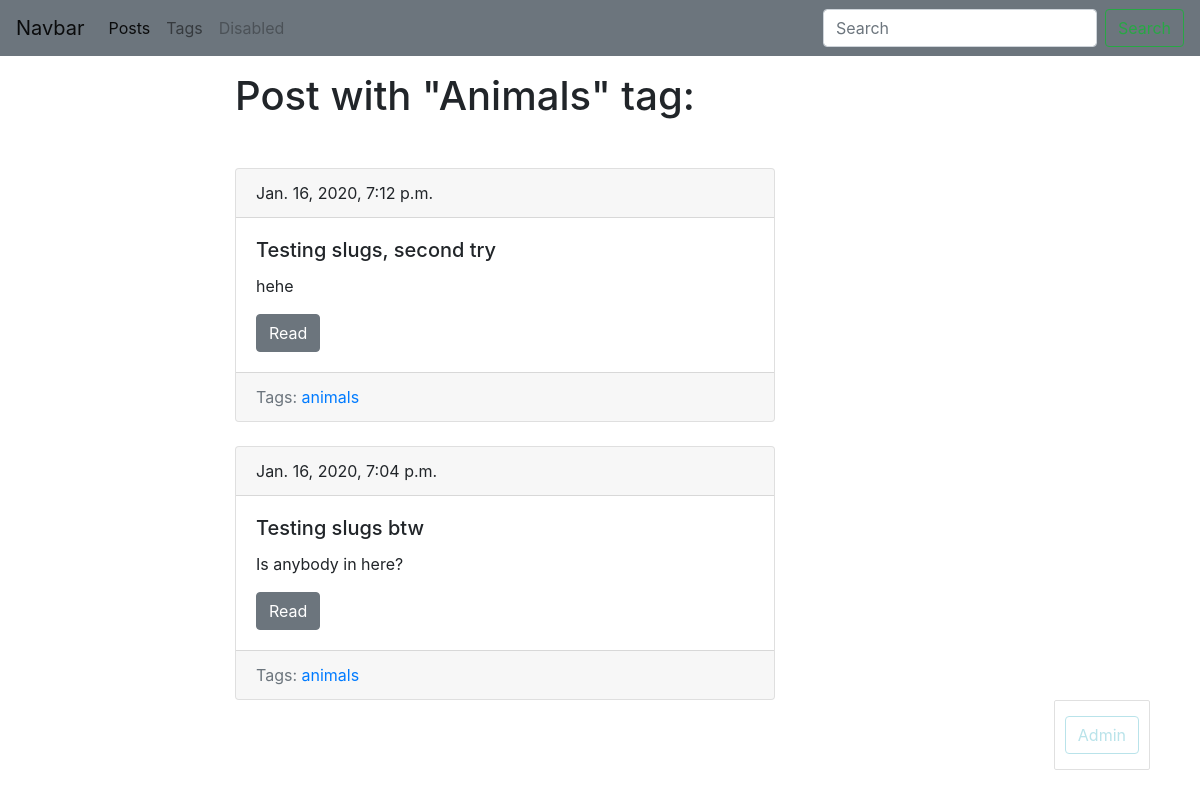
Screenshot of /blog/tags/animals/ with the database file from the repository.
### blog/models.py (models this page shows, shortened)
class Tag(models.Model):  # Модель тегов для блога.
    title = models.CharField(max_length=30)
    slug = models.SlugField(max_length=50, unique=True)

class Post(models.Model):
    title = models.CharField(max_length=150, db_index=True)
    slug = models.SlugField(max_length=150, unique=True, blank=True, allow_unicode=True)
    body = models.TextField(blank=False, db_index=True)
    publication_date = models.DateTimeField(auto_now_add=True)
    tags = models.ManyToManyField('Tag', blank=True, related_name='posts')
    def get_absolute_url(self):  # URL reversing.
        return reverse('post_detail_url', kwargs={'slug': self.slug})

### blog/views.py (the view)
# urls.py: path('tags/<str:slug>/', TagDetail.as_view(), name='tag_detail_url'),
class TagDetail(ObjectDetailMixin, View):
    model = Tag
    template = 'blog/tag_detail.html'

### blog/utils.py (called while the page is built)
    def get(self, request, slug):  # 2 - musthave argue. 3 - waiting for slug to catch by this method.
        obj = get_object_or_404(self.model, slug__iexact=slug)  # catching does not existing urls with django-method.
        return render(request, self.template, context={self.model.__name__.lower(): obj,
                                                       'admin_object': obj,
                                                       'detail': True,})

### blog/templates/blog/tag_detail.html (shortened to what this page needs)
{% extends 'base.html' %}
{% block content %}
    <h1 class="mb-5">Post with "{{ tag.title|title }}" tag:</h1>
    {% for post in tag.posts.all reversed %}
        {% include 'blog/includes/post_card_template.html' %}
    {% endfor %}
{% endblock %}

### templates/base.html (shortened to what this page needs)
{% load static %}
<!DOCTYPE html>
<html lang="en">
<head>
    <link rel="stylesheet" href="https://stackpath.bootstrapcdn.com/bootstrap/4.3.1/css/bootstrap.min.css"
>
    <link rel="stylesheet" href="{% static 'css/styles.css' %}">
</head>
<body>
<nav class="navbar navbar-expand-lg navbar-light bg-secondary">
  <a class="navbar-brand" href="#">Navbar</a>
  <div class="collapse navbar-collapse" id="navbarTogglerDemo03">
    <ul class="navbar-nav mr-auto mt-2 mt-lg-0">
      <li class="nav-item active">
        <a class="nav-link" href="{% url 'posts_list_url' %}">Posts<span class="sr-only">(current)</span></a>
      </li>
      <li class="nav-item">
        <a class="nav-link" href="{% url 'tags_list_url' %}">Tags</a>
      </li>
      <li class="nav-item">
        <a class="nav-link disabled" href="#" tabindex="-1" aria-disabled="true">Disabled</a>
      </li>
    </ul>
    <form class="form-inline my-2 my-lg-0">
      <input class="form-control mr-sm-2" type="search" placeholder="Search" aria-label="Search">
      <button class="btn btn-outline-success my-2 my-sm-0" type="submit">Search</button>
    </form>
  </div>
</nav>
<div class="container mt-3">
    <div class="row">
        <div class="col-6 offset-md-2">
            {% block content %}{% endblock %}
        </div>
    </div>
</div>
<div class="admin-panel align-items center">
    <a href="/admin" class="btn btn-outline-info">Admin</a>
</div>
</body>
</html>

### blog/templates/blog/includes/post_card_template.html
<div class="card mb-4">
    <div class="card-header">
        {{ post.publication_date }}
    </div>
    <div class="card-body">
        <h5 class="card-title">{{ post.title }}</h5>
        <p class="card-text">{{ post.body|truncatewords:15 }}</p>
        <a href="{{ post.get_absolute_url }}" class="btn btn-secondary">Read</a>
    </div>
    <div class="card-footer text-muted">
        Tags:
        {% for tag in post.tags.all %}
            <a href="">{{ tag.title }}</a>
        {% endfor %}
    </div>
</div>

### static/css/styles.css (style rules this page uses)
.admin-panel { border: 1px solid #999; border-radius: 2px; position: fixed; right: 50px; bottom: 30px; opacity: 0.3; padding: 10px; }
.admin-panel a { display: block; margin: 5px 0; }

### rows the page displays
Tag: title "Animals", title "animals"
Post: publication_date "Jan. 16, 2020, 7:12 p.m.", title "Testing slugs, second try", body "hehe"
Post: publication_date "Jan. 16, 2020, 7:04 p.m.", title "Testing slugs btw", body "Is anybody in here?"
